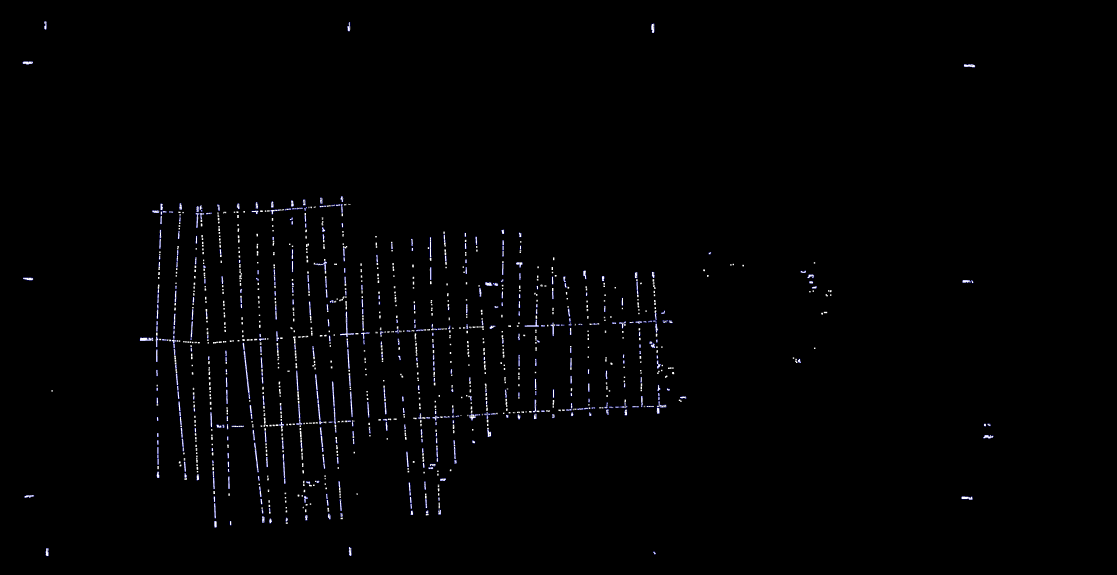
#> input picture IMQG/1.png, 5581 x 2874 px (shown at 1/5 size)
$ python -i methods.py   (imports and definitions only)
#> lines starting #> are read from the running program, lines starting #| are printed output that depends on the picture; after the words box and inside, x2 and y2 are one past the last pixel; in counts of white or black regions, pixels touching at a corner belong together
import cv2
import argparse
import numpy as np
from abc import ABC
import matplotlib.pyplot as plt


font = cv2.FONT_HERSHEY_SIMPLEX
cv2.CAP_PROP_BUFFERSIZE = 100


class StreamBuffer(ABC):

    # [15 lines left out: functions __init__, set_img, not called in this run]

    def get_img(self):

        return self.img


# [51 lines left out: functions put_scale, laplacian_filter, quad_area, argument_image, get_image_from_camera, not called in this run]


def get_contour(input_image):

    img = input_image
    # img = cv2.convertScaleAbs(img, 2, -250)
    try:
        img = cv2.cvtColor(img, cv2.COLOR_RGB2GRAY)
    except:
        pass
    threshold, img_bw = cv2.threshold(img, 150, 220, cv2.THRESH_BINARY)
    # cv2.imshow('th', img_bw)
    contours, _ = cv2.findContours(img_bw, cv2.RETR_TREE, cv2.CHAIN_APPROX_SIMPLE)
    return contours


def get_target(contours, img):

    for cnt in contours:

        if cv2.arcLength(cnt, True) < 20 or cv2.contourArea(cnt) < 100:

            continue

        approx = cv2.approxPolyDP(cnt, 0.01*cv2.arcLength(cnt, True), True)
        cv2.drawContours(img, [approx], 0, (255, 0, 0), 1)
        x = int(np.mean(approx[:, 0, 0]))
        y = int(np.mean(approx[:, 0, 1]))

        if len(approx) < 3:
            cv2.putText(img, "Line", (x, y), font, 1, 0)

        elif len(approx) == 3:
            # pass
            cv2.putText(img, "Triangle", (x, y), font, 1, 0)
        elif len(approx) == 4:
            # pass
            cv2.putText(img, "Rectangle", (x, y), font, 1, 0)
        elif len(approx) == 5:
            # pass
            cv2.putText(img, "Pentagon", (x, y), font, 1, 0)
        elif 6 < len(approx) < 15:
            # pass
            cv2.putText(img, "Free Shape", (x, y), font, 1, (0))
        else:
            pass
            cv2.putText(img, "Circle", (x, y), font, 1, (0))

    return img


def shape_detect(input_image, fname="s.png"):

    img = input_image
    cnt = get_contour(img)
    img = get_target(cnt, img)

    # cv2.imshow("shapes", img)
    plt.figure(1)
    imgplot = plt.imshow(img)

    plt.show()
    # [6 lines of commented-out code are left out]
    key1 = input("Save?(y/n)")
    if key1 == "y":
        cv2.imwrite(fname, img)

    return True


# [12 lines left out: function help_mode, not called in this run]

>>> import cv2
>>> picture = cv2.cvtColor(cv2.imread('1.png'), cv2.COLOR_BGR2RGB)
>>> result = shape_detect(picture)
#> in get_contour, `threshold, img_bw = cv2.threshold(img, 150, 220, cv2.THRESH_BINARY)`:
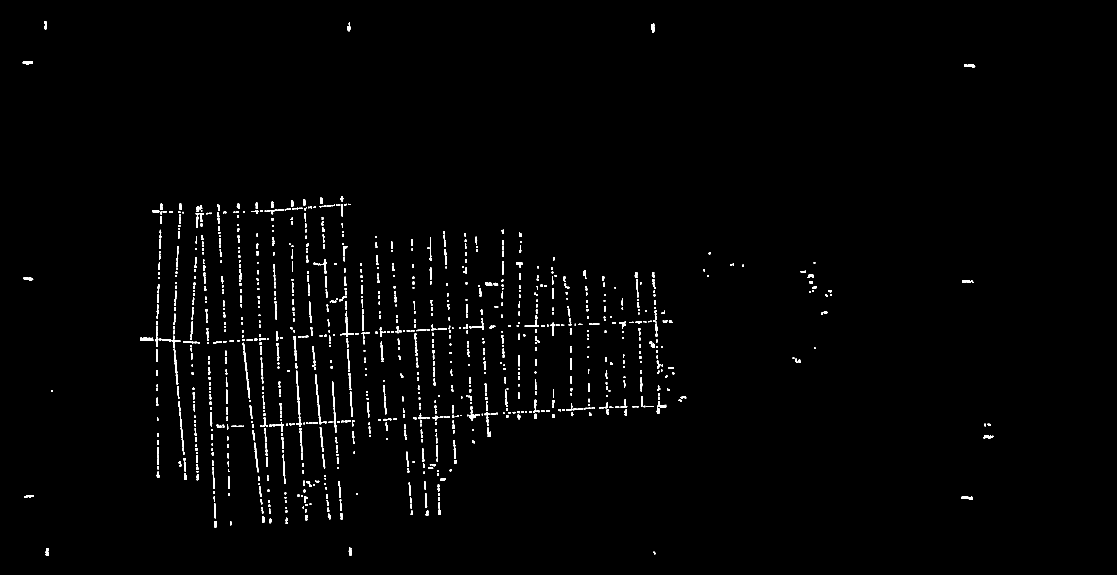
#> img_bw: shape (2874, 5581) (shown at 1/5 size); values 0 (black) and 220 (white), 0.94% white; 1844 white regions (357 under 20 px)
#> in get_contour, `contours, _ = cv2.findContours(img_bw, cv2.RETR_TREE, cv2.CHAIN_APPROX..`: contours = 2744 contours, 1329 with area under 20; largest, box (x1, y1, x2, y2) and area: (1221, 1778, 1248, 1964) 788, (700, 1689, 765, 1704) 668, (1700, 1612, 1770, 1685) 606, (1660, 1907, 1674, 2033) 526, (4820, 321, 4876, 336) 518
#> in shape_detect, `cnt = get_contour(img)`: cnt has the same summary as contours in get_contour
#> the loop in get_target, `for cnt in contours: ` made 2744 passes
#> (x, y) on passes 4, 7, 11: (235, 2760), (1747, 2757), (1076, 2623)
#> the answer given: out.png
#> result = True

$ run again, on IMQG/darks.png
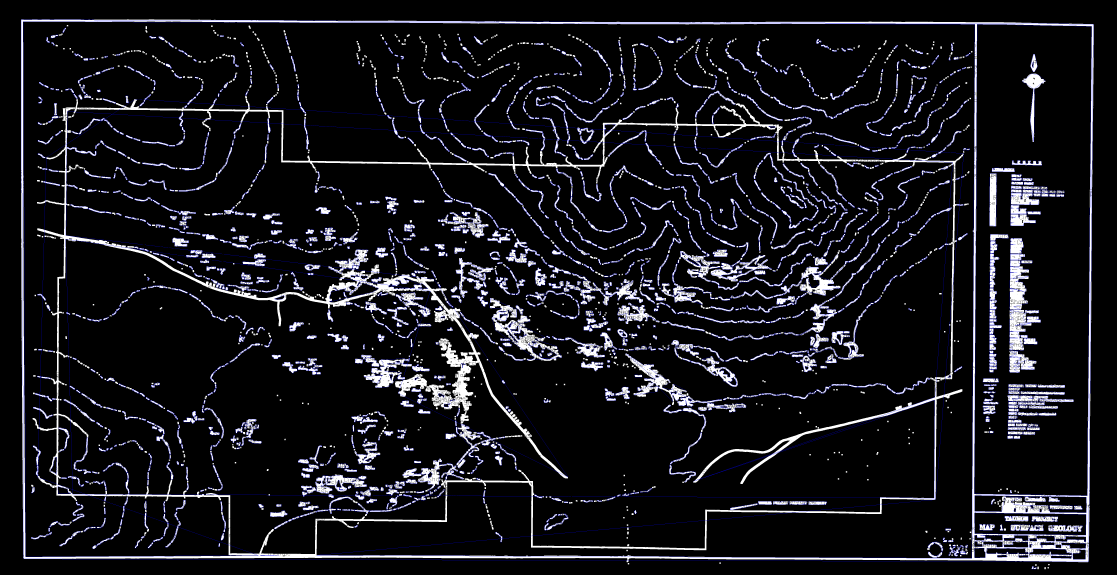
#> input picture IMQG/darks.png, 5581 x 2874 px (shown at 1/5 size)
#> in get_contour, `threshold, img_bw = cv2.threshold(img, 150, 220, cv2.THRESH_BINARY)`:
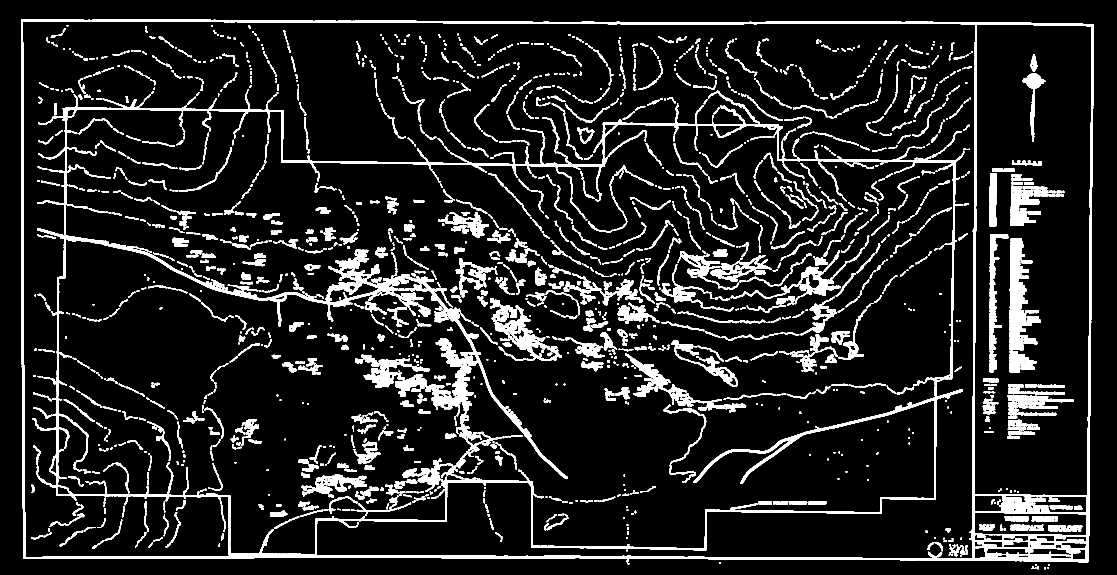
#> img_bw: shape (2874, 5581) (shown at 1/5 size); values 0 (black) and 220 (white), 9% white; 5883 white regions (2150 under 20 px)
#> contours = 23038 contours, 19146 with area under 20; largest, box (x1, y1, x2, y2) and area: (105, 97, 5469, 2808) 14365218, (114, 107, 5460, 2793) 14023996, (4861, 2562, 5432, 2740) 76971, (222, 540, 2394, 1710) 72112, (1975, 1692, 2379, 2057) 37748
#> in shape_detect, `cnt = get_contour(img)`: cnt has the same summary as contours in get_contour
#> the loop in get_target, `for cnt in contours: ` made 23038 passes
#> (x, y) on passes 8, 70, 73: (5169, 2838), (2237, 2779), (2019, 2778)
#> after the loop in get_target, `for cnt in contours:`:
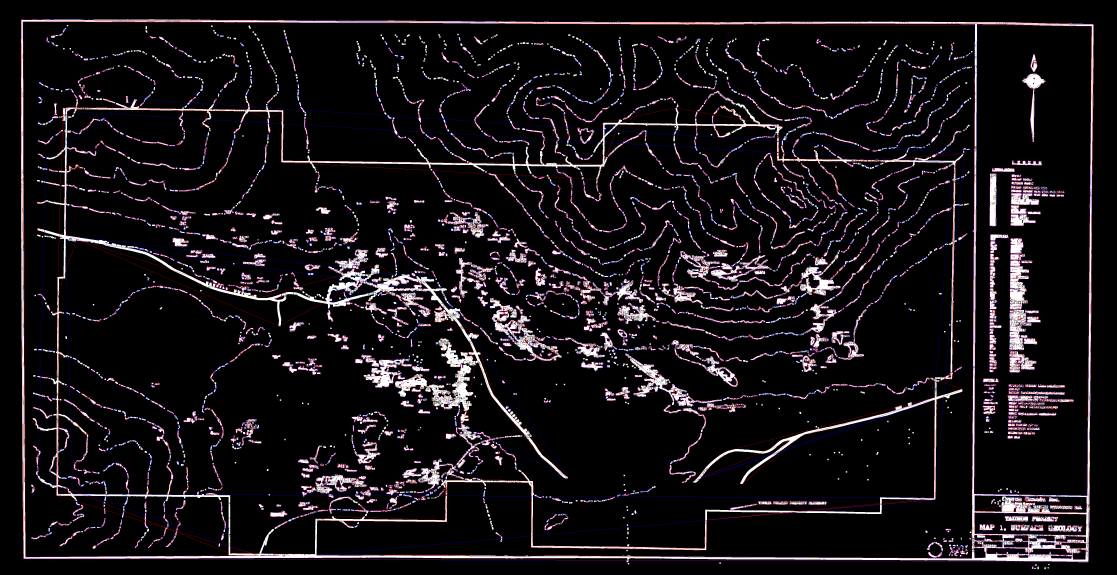
#> img: shape (2874, 5581, 3) (shown at 1/5 size); mean R, G, B 23.8, 19.5, 23.1
#> result = True

$ run again, on IMQG/dblues.png
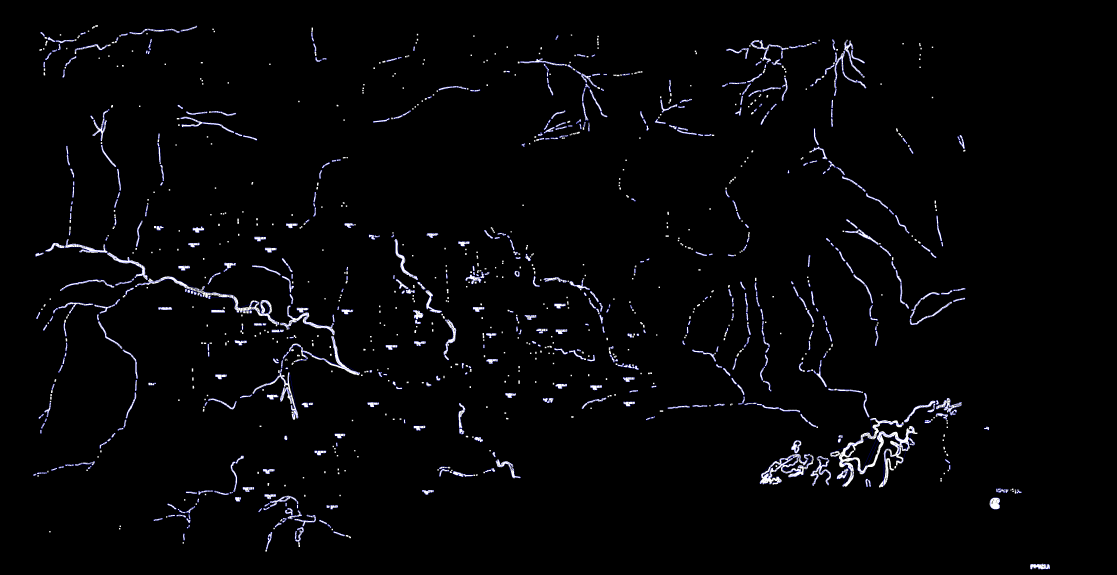
#> input picture IMQG/dblues.png, 5581 x 2874 px (shown at 1/5 size)
#> in get_contour, `threshold, img_bw = cv2.threshold(img, 150, 220, cv2.THRESH_BINARY)`:
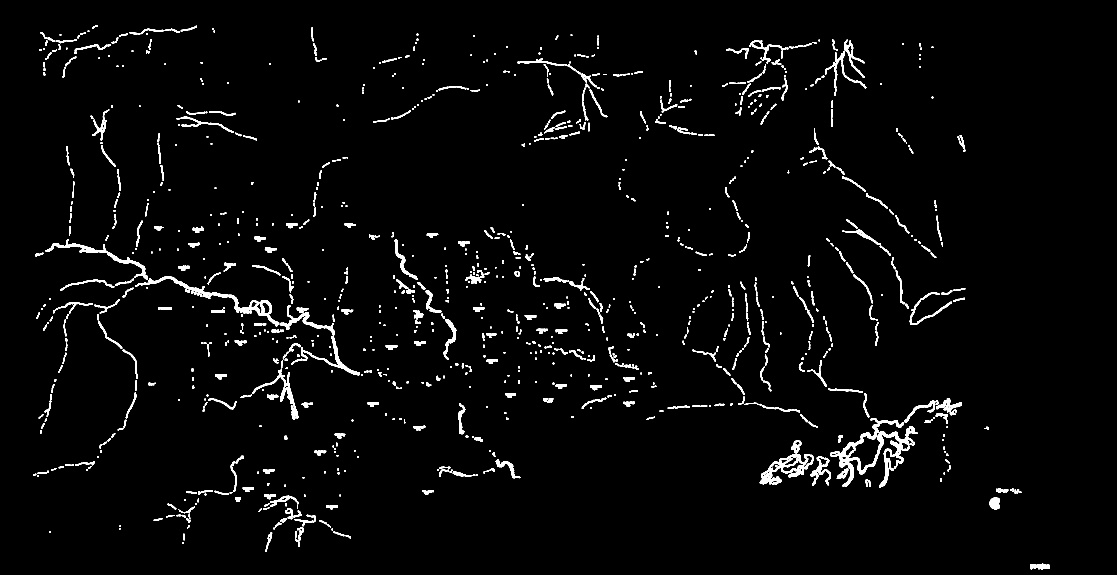
#> img_bw: shape (2874, 5581) (shown at 1/5 size); values 0 (black) and 220 (white), 2.1% white; 2034 white regions (546 under 20 px)
#> contours = 7382 contours, 5891 with area under 20; largest, box (x1, y1, x2, y2) and area: (4173, 2090, 4587, 2433) 23142, (3799, 2270, 4037, 2423) 6880, (1263, 1862, 1491, 2098) 5350, (1505, 1680, 1800, 1876) 5206, (1401, 1527, 1673, 1676) 5101
#> in shape_detect, `cnt = get_contour(img)`: cnt has the same summary as contours in get_contour
#> the loop in get_target, `for cnt in contours: ` made 7382 passes
#> (x, y) on passes 3, 47, 49: (5205, 2833), (918, 2684), (1347, 2692)
#> after the loop in get_target, `for cnt in contours:`:
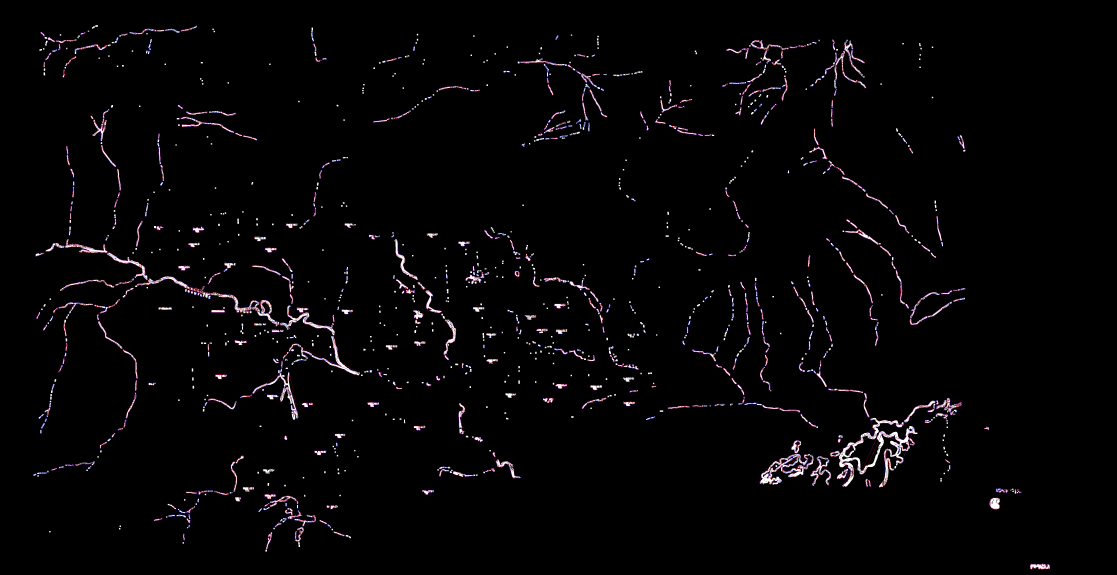
#> img: shape (2874, 5581, 3) (shown at 1/5 size); mean R, G, B 5.5, 4.4, 5.4
#> result = True

$ run again, on IMQG/lblues.png
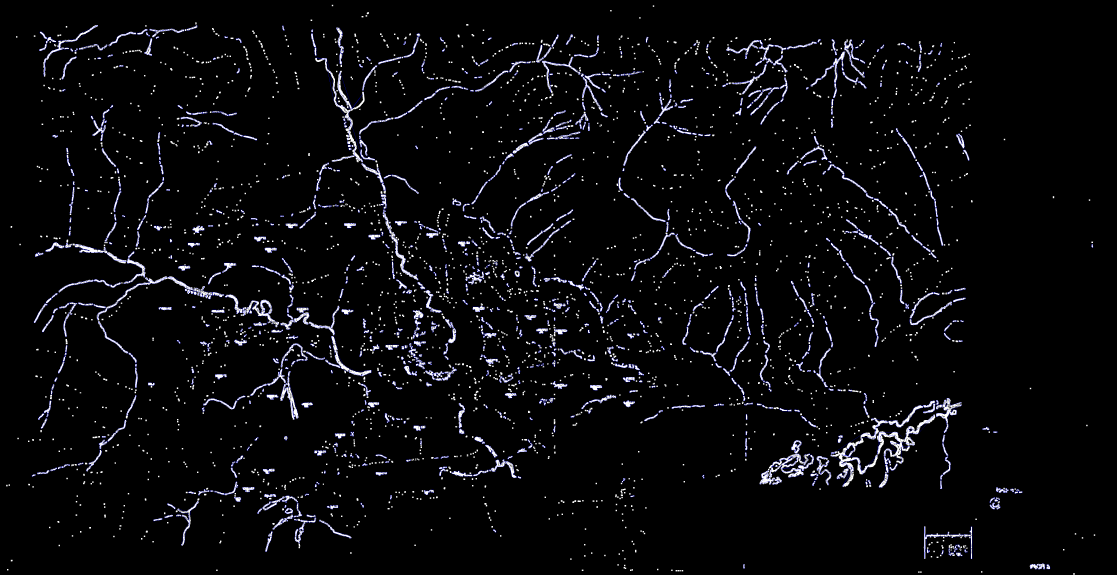
#> input picture IMQG/lblues.png, 5581 x 2874 px (shown at 1/5 size)
#> in get_contour, `threshold, img_bw = cv2.threshold(img, 150, 220, cv2.THRESH_BINARY)`:
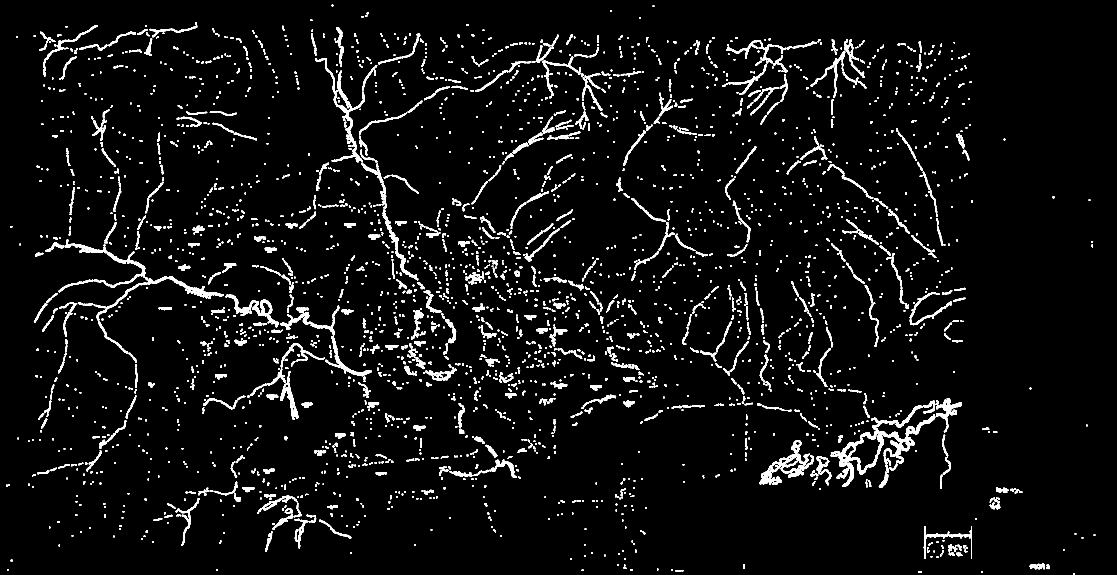
#> img_bw: shape (2874, 5581) (shown at 1/5 size); values 0 (black) and 220 (white), 3.7% white; 4779 white regions (968 under 20 px)
#> contours = 14096 contours, 10372 with area under 20; largest, box (x1, y1, x2, y2) and area: (4385, 2073, 4676, 2292) 11296, (4153, 2238, 4388, 2434) 7414, (3845, 2269, 4018, 2389) 7157, (1576, 290, 1784, 754) 5840, (1914, 1059, 2092, 1401) 4574
#> in shape_detect, `cnt = get_contour(img)`: cnt has the same summary as contours in get_contour
#> the loop in get_target, `for cnt in contours: ` made 14096 passes
#> (x, y) on passes 20, 25, 60: (5239, 2834), (5189, 2829), (4795, 2771)
#> after the loop in get_target, `for cnt in contours:`:
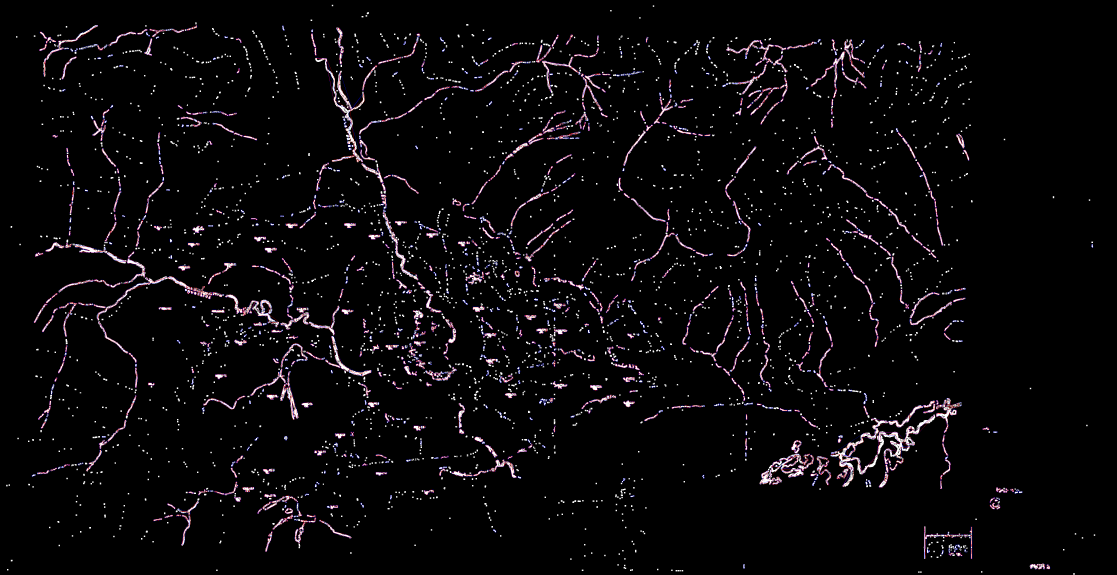
#> img: shape (2874, 5581, 3) (shown at 1/5 size); mean R, G, B 9.7, 8, 9.7
#> result = True
